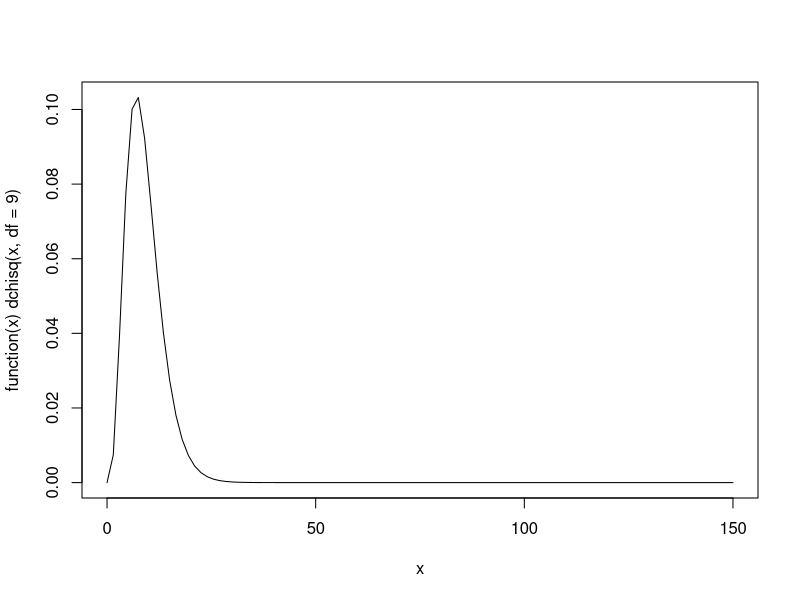

R code for this plot:
datasets::HairEyeColor
help("HairEyeColor",package = "datasets")
summary(datasets::HairEyeColor)
Haireye<-apply(HairEyeColor,c(1,2),sum)
Haireye

test<-chisq.test(Haireye)

plot(function(x) dchisq(x,df=9),xlim=c(0,150))

test$observed
test$expected